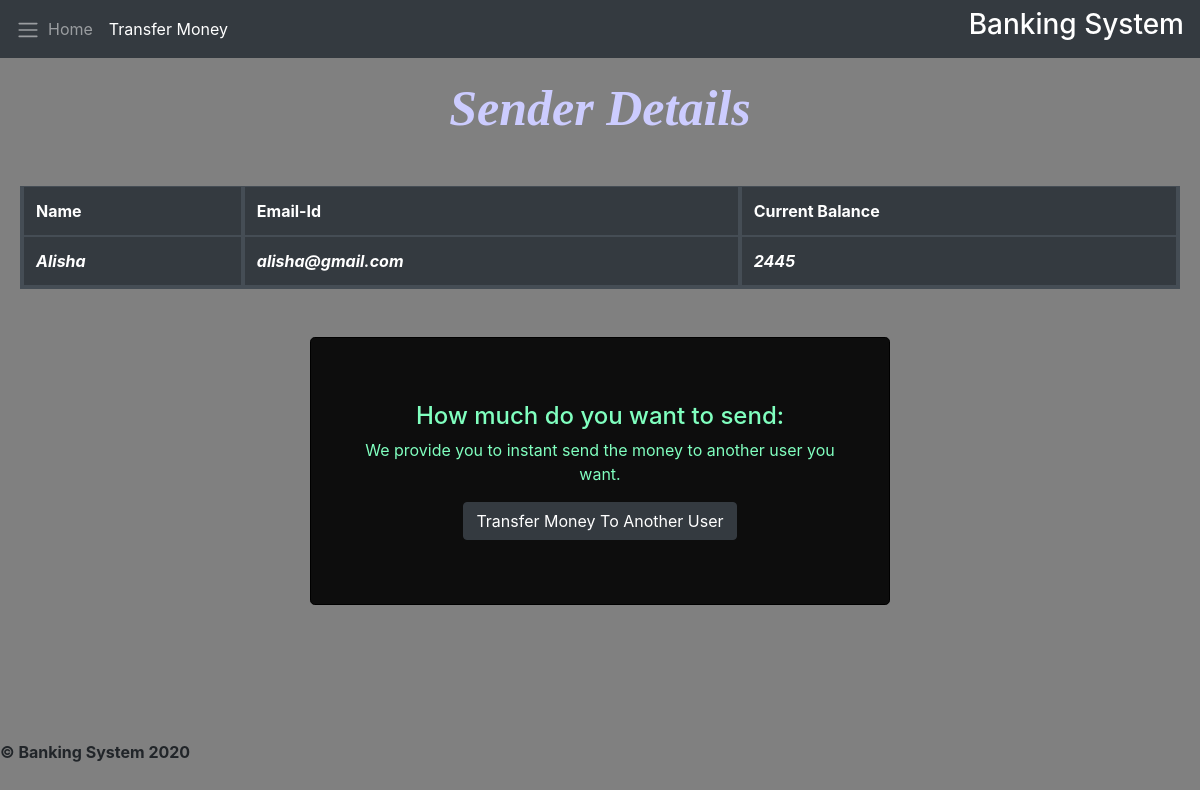
/user/Alisha, run on the app's committed database.
### bankapp/models.py (models this page shows, shortened)
class User(models.Model):
    name = models.CharField(max_length = 40)
    email = models.EmailField(max_length = 40)
    current_credit = models.IntegerField()

### bankapp/views.py (the view)
# urls.py: path('user/<str:name>', views.user, name='user'),
def user(request, name):
    users = User.objects.all()
    user = User.objects.filter(name = name).first()
    context = {
        'user':user,
        'users':users
    }
    return render(request, 'user.html', context)

### templates/user.html (shortened to what this page needs)
{% extends 'base.html' %}
{% load static %}
{% block transferactive %}active{% endblock transferactive %}
{% block body %}
<div class="bb" height: 100%">
    <div class="card-body">
        <h2> Sender Details</h2>
          <table class="table table-hover table-dark  my-5 mb-5 pb-5">
              <thead class="thead-dark">
                  <tr >
                      <th  scope="col">Name</th>
                      <th scope="col">Email-Id</th>
                      <th scope="col">Current Balance</th>
                  </tr>
              </thead>
              <tbody>
                  <tr>
                      <td style=font-weight:bold;font-style:italic>{{user.name}}</td>
                        <td style=font-weight:bold;font-style:italic>{{user.email}}</td>
                      <td style=font-weight:bold;font-style:italic>{{user.current_credit}}</td>
                  </tr>
              </tbody>
          </table>
        <div class="jumbotron text-center" style= "background-color:#0d0d0d;
        width: 50%;border: 0.08em solid black;margin: 10px auto;
  display: flex;">
    <div class="container">
          <h4 class= "head" style="color:#80ffbf">How much do you want to send:</h4>
          <p style="color:#80ffbf"> We provide you to instant send the money to another user you want.</p>
            <button class="btn btn-dark " type="button" data-toggle="collapse" data-target="#details"
                aria-expanded="false" aria-controls="collapseExample" title="Transfer money now!">
                Transfer Money To Another User
            </button>
        </div>
    </div>
</div>
</div>
{% endblock body %}

### templates/base.html (shortened to what this page needs)
<!doctype html>
<html lang="en">
{% load static %}
  <head>
    <link rel="stylesheet" href="https://stackpath.bootstrapcdn.com/bootstrap/4.5.0/css/bootstrap.min.css">
  </head>
  <body>
    <nav class="navbar navbar-expand-lg navbar-dark bg-dark">
      <div class="text-right>
      <a href="#" button class="navbar-toggler" type="button" data-toggle="collapse" data-target="#navbarSupportedContent" aria-controls="navbarSupportedContent" aria-expanded="false" aria-label="Toggle navigation">
        <span class="navbar-toggler-icon"></span>
        </div>
      <div class="collapse navbar-collapse" id="navbarSupportedContent">
        <ul class="navbar-nav mr-auto">
          <li class="nav-item {% block homeactive %}{% endblock homeactive %}">
            <a class="nav-link" href="/">Home<span class="sr-only">(current)</span></a>
          </li>
          <li class="nav-item {% block transferactive %}{% endblock transferactive %}">
            <a class="nav-link" href="/transfer_credit">Transfer Money</a>
          </li>
        </ul>
      </div>
      <h3>Banking System</h4>
    </nav>
    {% block body %}
    {% endblock body %}
    <div id="footer" style="font-weight:bold;">
    &copy; Banking System 2020
  </div>
  </body>
</html>

### templates/base.html (style rules this page uses)
#footer { position: fixed; bottom:0; width:100%; height:60px; }
h3 { text-align:center; color:white }
body { background-color: grey; }

### templates/user.html (style rules this page uses)
body { background-image: url('https://www.niit.com/india/sites/default/files/2019-04/190043%20Image%20web%20821x790%20pix-18.jpg'); background-repeat: no-repeat; background-size: 100%; }
h2 { text-align: center; font-weight:bold; color:#ccccff; font-family: "Times New Roman", Times, serif; font-size:50px; font-style:italic }
th,td { border: 4px solid black; pading: 10px; }

### data on the page
User: name "Alisha", email "alisha@gmail.com", current_credit "2445"
